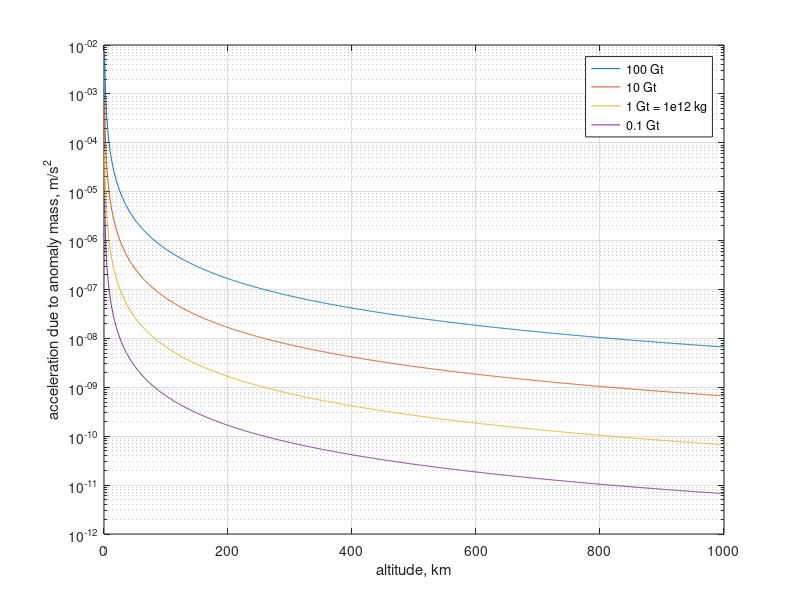

Write MATLAB code to recreate this figure. (Note: this script raises an error after producing the figure.)
%% earth constants
G=6.6743e-20; % universal gravitational constant,  km^3 * kg^-1 * s^-2
mu=398600.440; % gravitational constant for earth, km^3 * s^-2
Re=6378.3; % equatorial radius of earth, km
sid_day_h=24.*(365.24./366.24); % sidereal day, hr
OMdot_e=2.*pi./(sid_day_h.*3600); % rotation rate of earth, rad/s
J2=0.0010826; % J2 oblateness coeff, dimensionless

%% altitude dependence of gravitational attraction
% estimate mass of anomalies as point masses on Earth's surface

altvec1=(0:1:1000)';

altGRACE=470;
altGFO=506;
altCHAMP=450;
altGOCE=255;
altSWARM=460;
altCOSMIC=520;
altSPIRE=400; %??? or is it 500km?

% mass of different anomalies
anomalymass=[1e14,1e13,1e12,1e11];
anomalynames={'100 Gt','10 Gt','1 Gt = 1e12 kg','0.1 Gt'};

anomalyaccel=G.*anomalymass./(altvec1.^2).*1e3;

figure(1);clf
for ii=1:length(anomalymass)
    semilogy(altvec1,anomalyaccel(:,ii));hold on
end
legend(anomalynames,'AutoUpdate','off');
grid on
xlabel('altitude, km');
ylabel('acceleration due to anomaly mass, m/s^2')

ynameplace=ylim;

xline(altGOCE)
text(altGOCE+10,ynameplace(2)./1000,'GOCE')

xline(altCOSMIC)
text(altCOSMIC+10,ynameplace(2)./1000,'COSMIC-2')

xline(altGRACE)
text(altGRACE+10,ynameplace(2)./100,'GRACE')

title('Acceleration due to mass anomalies at orbit overflight')
yline(1e-11,'r','LineWidth',2)
text(10,5e-12,'GRACE accelerometer precision','Color','r')

%% wavelength of gravity anomaly vs height
% for convenience, pick zonal coeffs, n=something, m=0
% plot side view cross section of gravity anomaly
% due to individual unity Cn,0 coefficients

% max degree to compute
nmax=101;

% pick a range of altitudes
altvec2=(0:1:1000)';

% calculate legendre function
% this is easy non - associated legendre polynomials

% range of colatitude, in degrees
theta_d=0:0.1:180;
% precompute sintheta, costheta, using builtin cosd and sind
costheta=cosd(theta_d);
sintheta=sind(theta_d);

% make matrix of Pn & first derivs for whatever high order we want
% matrix is 1-indexed but Pn is 0-indexed.
Pn=nan(nmax+1,length(theta_d));
d1Pn=nan(nmax+1,length(theta_d));

% low orders for seeding recurrence formulae
Pn(1,:)=1; %P0
Pn(2,:)=costheta; %P1
%Pn(3)=3/2.*cos2theta-1/2; %P2
%Pn(4)=5/2.*cos3theta-3/2.*costheta; %P3
%firstderivs
d1Pn(1,:)=0; %d1P0
d1Pn(2,:)=-sintheta; %d1P1
%d1Pn(3)=3.*sintheta.*costheta; %d1P2

% recurrence relation
for n=1:(nmax-1)
    %have to shift indexing
    Pn((n+1)+1,:)=( (2*n+1).*costheta.*Pn((n+1),:) - n.*Pn((n+1)-1,:) )./(n+1);
    d1Pn((n+1)+1,:)=costheta.*d1Pn((n+1),:)-(n+1).*sintheta.*Pn((n+1),:);
end

% set n vector for element-wise multiplications
n=0:1:nmax;


% calculate everything that hangs out in front of legendre fn
% potential
Varr=mu./(Re+altvec2).*(Re./(Re+altvec2)).^n;
% force in radial
Frarr=-mu.*(Re+altvec2).^(-2).*(n+1).*(Re./(Re+altvec2)).^n;
% force in latitude direction
Ftarr=-mu.*(Re+altvec2).^(-2).*(Re./(Re+altvec2)).^n;

F0=(abs(Frarr(:,1)).^2+abs(Ftarr(:,1)).^2).^0.5;

figure(2);clf
% plot a selection of values for n
colors={'#0072BD','#D95319','#EDB120','#7E2F8E','#77AC30','#4DBEEE'};
npickv=[10,20,40,60];
for ii=1:4
    npick=npickv(ii);
    % plot a range of altitudes
    for altpick=100:100:400
        % accel as sum of Fr & Ftheta (Flambda=0)
        plot(0.25./F0(1).*...
            ((abs(Frarr(altpick+1,npick+1).*Pn(npick+1,:)')).^2+...
            (abs(Frarr(altpick+1,npick+1).*d1Pn(npick+1,:)')).^2).^0.5+...
            altpick,...
            90-theta_d,'Color',colors{ii})
        hold on
    end

end

title('Normalized acceleration due to different degree SH')
xlabel('Altitude above mass, km')
ylabel('Latitude, degrees')
grid on
ylim([-90,90])
xlim([100,420])
legend('Degree 10','','','','','','',...
    'Degree 20','','','','','','',...
    'Degree 40','','','','','','',...
    'Degree 60','Location','East')


